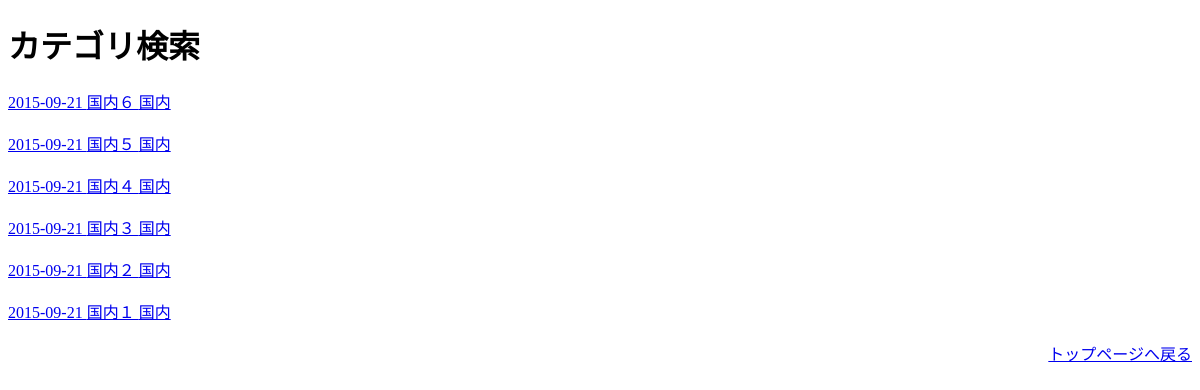
The app's page /news_category.php?category_id=1&page=1 with its own data.
### tables this page shows
CREATE TABLE IF NOT EXISTS `news` (
  `news_id` int(11) NOT NULL,
  `news_title` varchar(64) NOT NULL,
  `news_detail` varchar(1024) NOT NULL,
  `category_id` int(11) NOT NULL,
  `source_id` int(11) NOT NULL,
  `show_flg` int(11) NOT NULL,
  `create_date` datetime NOT NULL,
  `update_date` datetime NOT NULL,
  `keyword` text NOT NULL
);

CREATE TABLE IF NOT EXISTS `category` (
  `category_id` int(11) NOT NULL,
  `category_name` varchar(64) NOT NULL,
  `news_source_id` int(11) NOT NULL
);

### news_category.php (the view, shortened to what this page needs)
<?php
$category_id=$_GET["category_id"];
$pdo = new PDO("mysql:host=localhost;dbname=cs_academy;charset=utf8", "root", "");
$sql = "SELECT news.news_id,news.update_date, news.news_title, category.category_name FROM category,news WHERE category.category_id=:category_id AND category.category_id=news.category_id AND show_flg=1 ORDER BY update_date DESC";
$stmt = $pdo->prepare($sql);
$stmt->bindValue(':category_id',$category_id,PDO::PARAM_INT);
$stmt->execute();
$results=$stmt->fetchAll(PDO::FETCH_ASSOC);
?>
<!DOCTYPE html>
<html>
    <head>
        <link rel="stylesheet" href="css/mystyle.css">
    </head>
    <body>
        <h1>カテゴリ検索</h1>
            <?php foreach($results as $row){
            echo'<a href="news.php?news_id='.$row['news_id'].'">'.
            substr($row['update_date'],0,10).' '.
            $row['news_title'].' '.
            $row['category_name'].'
            </a><br><br>';
            }
            ?>
        <div class="link">
            <a href="index.php" >トップページへ戻る</a>
        </div>
    </body>
</html>

### css/mystyle.css (style rules this page uses)
.link { float:right; }

### records on screen
news: update_date "2015-09-21", news_title "国内６", category.category_name "国内"
news: update_date "2015-09-21", news_title "国内５", category.category_name "国内"
news: update_date "2015-09-21", news_title "国内４", category.category_name "国内"
news: update_date "2015-09-21", news_title "国内３", category.category_name "国内"
news: update_date "2015-09-21", news_title "国内２", category.category_name "国内"
news: update_date "2015-09-21", news_title "国内１", category.category_name "国内"
